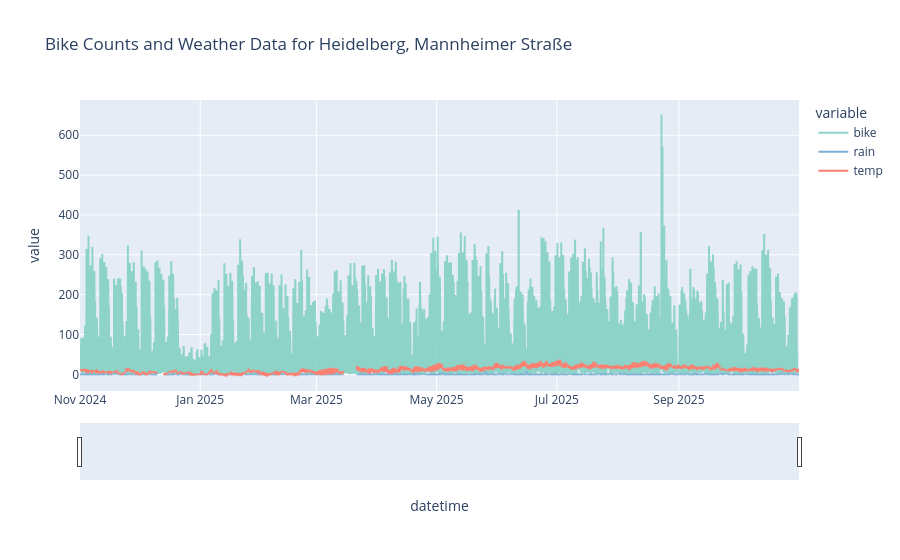

The notebook cell this image was saved under:
### Code cell
plot_bike_and_weather("Heidelberg", "Mannheimer Straße")

### Figure 1 — Plotly figure (JSON) as saved in the notebook; plotly's stock layout.template omitted (floating-point values rounded to 4 significant figures; data arrays with more than 128 entries replaced by an {"elided": "..."} marker saying what was removed)
{"data": [{"legendgroup": "bike", "line": {"color": "rgb(141,211,199)", "dash": "solid"}, "marker": {"symbol": "circle"}, "mode": "lines", "name": "bike", "showlegend": true, "type": "scattergl", "x": {"elided": "8760 str values"}, "xaxis": "x", "y": {"elided": "8760 float values"}, "yaxis": "y"}, {"legendgroup": "rain", "line": {"color": "rgb(128,177,211)", "dash": "solid"}, "marker": {"symbol": "circle"}, "mode": "lines", "name": "rain", "showlegend": true, "type": "scattergl", "x": {"elided": "8760 str values"}, "xaxis": "x", "y": {"elided": "8760 float values"}, "yaxis": "y"}, {"legendgroup": "temp", "line": {"color": "rgb(251,128,114)", "dash": "solid"}, "marker": {"symbol": "circle"}, "mode": "lines", "name": "temp", "showlegend": true, "type": "scattergl", "x": {"elided": "8760 str values"}, "xaxis": "x", "y": {"elided": "8760 float values"}, "yaxis": "y"}], "layout": {"hovermode": "x unified", "legend": {"title": {"text": "variable"}, "tracegroupgap": 0}, "title": {"text": "Bike Counts and Weather Data for Heidelberg, Mannheimer Straße"}, "xaxis": {"anchor": "y", "domain": [0, 1], "rangeslider": {"visible": true}, "title": {"text": "datetime"}}, "yaxis": {"anchor": "x", "domain": [0, 1], "title": {"text": "value"}}}}
